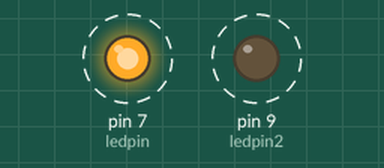
The sketch below on a simulated Arduino Uno, built with avr-gcc and run on an emulated ATmega328P. On the bench: output pins drawn as LEDs (lit = HIGH). Dashed ring = blinking.

Above: at 0.05 s.
Timing chart, 0 to 3.0 s (numbered marks = the images above):
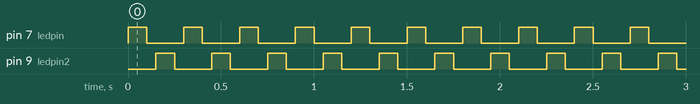

Measured:
- by itself, pin 7 (ledpin), pin 9 (ledpin2): alternates HIGH for 0.10 s and LOW for 0.20 s

The sketch:

Using_DigitalWrite.ino
```cpp
const int ledpin  =7;
const int ledpin2 = 9;
void setup() {
  // put your setup code here, to run once:
pinMode(ledpin,OUTPUT);
pinMode(ledpin2,OUTPUT);
}

void loop() {
  // put your main code here, to run repeatedly:gi
digitalWrite(ledpin,HIGH);
delay(100);
digitalWrite(ledpin,LOW);
delay(50);

digitalWrite(ledpin2,HIGH);
delay(100);
digitalWrite(ledpin2,LOW);
delay(50);
}
```
